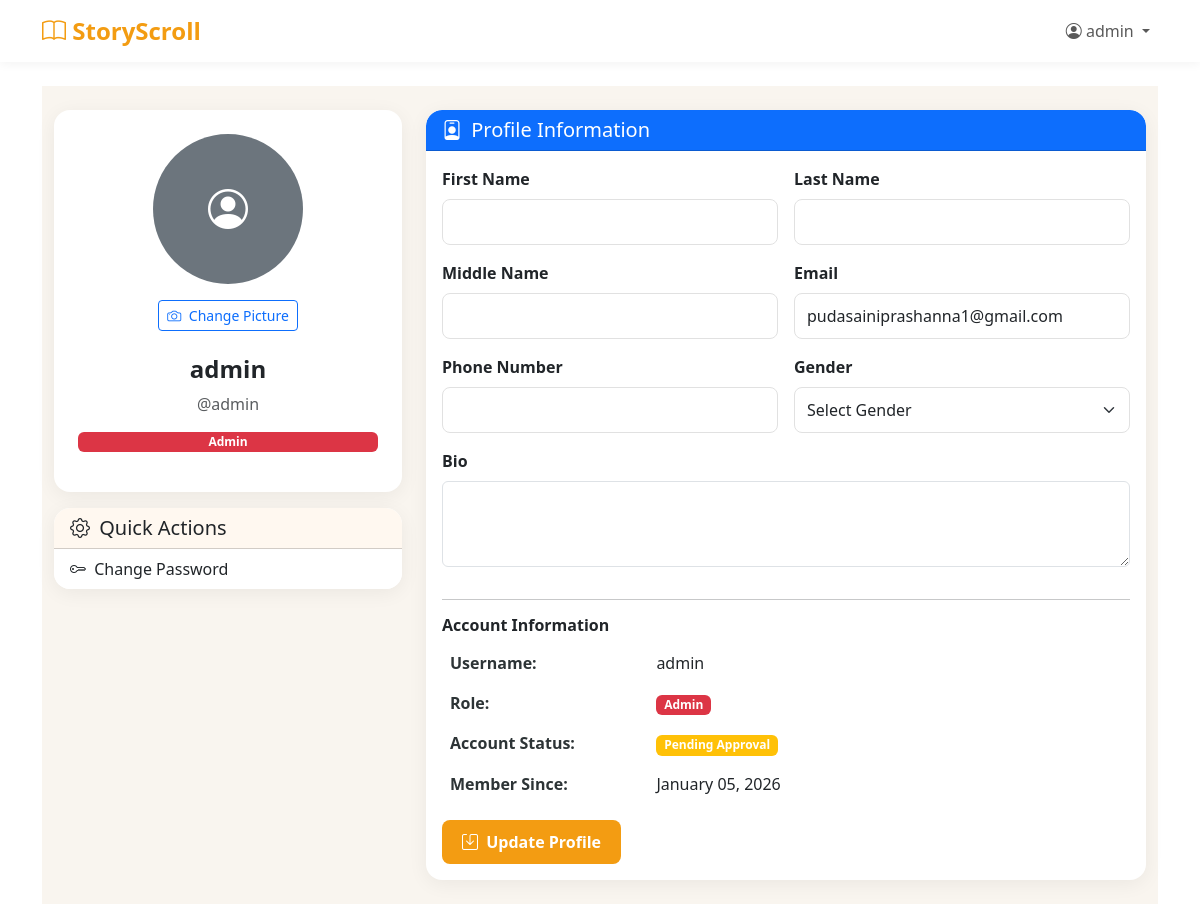
/profile/ (signed in), run on the app's committed database.
### blog/models.py (models this page shows, shortened)
class User(AbstractUser):
    ROLE_CHOICES = [
        ('Admin', 'Admin'),
        ('Writer', 'Writer'),
        ('Reader', 'Reader'),
    ]
    GENDER_CHOICES = [
        ('Male', 'Male'),
        ('Female', 'Female'),
        ('Other', 'Other'),
        ('Prefer not to say', 'Prefer not to say'),
    ]
    role = models.CharField(max_length=10, choices=ROLE_CHOICES, default='Reader')
    middle_name = models.CharField(max_length=150, blank=True, null=True)
    phone_number = models.CharField(max_length=20, blank=True, null=True)
    gender = models.CharField(max_length=20, choices=GENDER_CHOICES, blank=True, null=True)
    bio = models.TextField(blank=True, null=True)
    profile_pic = models.ImageField(
        upload_to='profile_pics/',
        blank=True,
        null=True,
        validators=[FileExtensionValidator(['jpg', 'jpeg', 'png', 'gif'])]
    )
    is_approved = models.BooleanField(default=False)
    writer_request = models.BooleanField(default=False)
    writer_request_message = models.TextField(blank=True, null=True)
    is_deleted = models.BooleanField(default=False)
    deleted_at = models.DateTimeField(blank=True, null=True)
    objects = UserManager()        # default (filtered)
    all_objects = BaseUserManager()  # unfiltered
    def get_full_name_with_middle(self):
        parts = [self.first_name, self.middle_name, self.last_name]
        return " ".join(filter(None, parts))

### blog/views.py (the view, shortened to what this page needs)
# urls.py: path('profile/', views.profile, name='profile'),
@login_required
def profile(request):
    user = request.user
    context = {
        'user': user,
    }
    return render(request, 'blog/profile.html', context)

### blog/models.py (called while the page is built)
    def get_queryset(self):
        return super().get_queryset().filter(is_deleted=False)

### blog/templates/blog/profile.html (shortened to what this page needs)
{% extends 'blog/base.html' %}
{% block content %}
<section class="profile-section py-4">
  <div class="container">
    <div class="row g-4">
      <div class="col-md-4">
        <div class="card soft-card border-0 text-center p-4">
          <form method="POST" enctype="multipart/form-data" class="mb-3">
            {% if user.profile_pic %}
              <img src="{{ user.profile_pic.url }}" alt="Profile Picture"
                   class="img-thumbnail rounded-circle mb-3 profile-pic" id="profile-preview">
            {% else %}
              <div class="avatar-placeholder mb-3 mx-auto" id="profile-preview">
                <i class="bi bi-person-circle text-white fs-1"></i>
              </div>
            {% endif %}
            <div class="mb-2">
              <label for="profile_pic" class="btn btn-sm btn-outline-primary">
                <i class="bi bi-camera me-1"></i> Change Picture
              </label>
            </div>
          </form>
          <h4 class="fw-bold">{{ user.get_full_name_with_middle|default:user.username }}</h4>
          <p class="text-muted">@{{ user.username }}</p>
          <span class="badge role-badge bg-{% if user.role == 'Admin' %}danger{% elif user.role == 'Writer' %}warning{% else %}info{% endif %} mb-3">
            {{ user.role }}
          </span>
        </div>
        <div class="card soft-card mt-3 border-0">
          <div class="card-header bg-amber-light rounded-top-4">
            <h5 class="mb-0"><i class="bi bi-gear me-1"></i> Quick Actions</h5>
          </div>
          <div class="list-group list-group-flush">
            <a href="{% url 'change_password' %}" class="list-group-item list-group-item-action">
              <i class="bi bi-key me-1"></i> Change Password
            </a>
          </div>
        </div>
      </div>
      <div class="col-md-8">
        <div class="card soft-card border-0">
          <div class="card-header bg-primary text-white rounded-top-4">
            <h3 class="h5 mb-0"><i class="bi bi-person-badge me-1"></i> Profile Information</h3>
          </div>
          <div class="card-body">
            <form method="POST" enctype="multipart/form-data">
              <div class="row g-3">
                <div class="col-md-6">
                  <label class="form-label fw-semibold">First Name</label>
                  <input type="text" name="first_name" class="form-control" value="{{ user.first_name }}">
                </div>
                <div class="col-md-6">
                  <label class="form-label fw-semibold">Last Name</label>
                  <input type="text" name="last_name" class="form-control" value="{{ user.last_name }}">
                </div>
                <div class="col-md-6">
                  <label class="form-label fw-semibold">Middle Name</label>
                  <input type="text" name="middle_name" class="form-control" value="{{ user.middle_name|default:'' }}">
                </div>
                <div class="col-md-6">
                  <label class="form-label fw-semibold">Email</label>
                  <input type="email" name="email" class="form-control" value="{{ user.email }}">
                </div>
                <div class="col-md-6">
                  <label class="form-label fw-semibold">Phone Number</label>
                  <input type="text" name="phone_number" class="form-control" value="{{ user.phone_number|default:'' }}">
                </div>
                <div class="col-md-6">
                  <label class="form-label fw-semibold">Gender</label>
                  <select name="gender" class="form-select">
                    <option value="">Select Gender</option>
                  </select>
                </div>
                <div class="col-12">
                  <label class="form-label fw-semibold">Bio</label>
                  <textarea name="bio" class="form-control" rows="3">{{ user.bio|default:'' }}</textarea>
                </div>
                <div class="col-12">
                  <hr>
                  <h6 class="fw-semibold">Account Information</h6>
                  <table class="table table-borderless mb-0">
                    <tr><th width="30%">Username:</th><td>{{ user.username }}</td></tr>
                    <tr>
                      <th>Role:</th>
                      <td><span class="badge bg-{% if user.role == 'Admin' %}danger{% elif user.role == 'Writer' %}warning{% else %}info{% endif %}">{{ user.role }}</span></td>
                    </tr>
                    <tr>
                      <th>Account Status:</th>
                      <td>
                        {% if user.is_approved %}
                          <span class="badge bg-success">Approved</span>
                        {% else %}
                          <span class="badge bg-warning">Pending Approval</span>
                        {% endif %}
                      </td>
                    </tr>
                    <tr><th>Member Since:</th><td>{{ user.date_joined|date:"F d, Y" }}</td></tr>
                  </table>
                </div>
                <div class="col-12">
                  <button type="submit" class="btn btn-primary">
                    <i class="bi bi-save me-1"></i> Update Profile
                  </button>
                </div>
              </div>
            </form>
          </div>
        </div>
      </div>
    </div>
  </div>
</section>
{% endblock %}

### blog/templates/blog/base.html (shortened to what this page needs)
<!DOCTYPE html>
<html lang="en">
<head>
    <link href="https://cdn.jsdelivr.net/npm/bootstrap@5.3.0/dist/css/bootstrap.min.css" rel="stylesheet">
    <link rel="stylesheet" href="https://cdn.jsdelivr.net/npm/bootstrap-icons@1.11.0/font/bootstrap-icons.css">
</head>
<body>
    {% if user.is_authenticated %}
    <nav class="navbar navbar-expand-lg navbar-light mb-4">
        <div class="container">
            <a class="navbar-brand" href="{% url 'home' %}">
                <i class="bi bi-book"></i> StoryScroll
            </a>
            <div class="collapse navbar-collapse" id="navbarNav">
                <ul class="navbar-nav ms-auto">
                    <li class="nav-item dropdown">
                        <a class="nav-link dropdown-toggle" href="#" id="navbarDropdown" role="button" data-bs-toggle="dropdown">
                            <i class="bi bi-person-circle"></i> {{ user.username }}
                        </a>
                    </li>
                </ul>
            </div>
        </div>
    </nav>
    {% endif %}
    <div class="container">
        {% block content %}{% endblock %}
    </div>
</body>
</html>

### blog/templates/blog/base.html (style rules this page uses)
:root { --primary-color: #f39c12; --secondary-color: #e67e22; -color: #f9f5ef; --text-dark: #2d3436; --text-light: #636e72; --card-radius: 1rem; }
body { font-family: 'Segoe UI', Tahoma, Geneva, Verdana, sans-serif; background: var(--bg-color); min-height: 100vh; color: var(--text-dark); }
.navbar { background: #fff !important; box-shadow: 0 2px 10px rgba(0,0,0,0.05); }
.navbar-brand { font-weight: 700; color: var(--primary-color) !important; font-size: 1.5rem; }
.card { border: none; border-radius: var(--card-radius); box-shadow: 0 4px 20px rgba(0,0,0,0.08); }
.btn-primary, .btn-orange { background: var(--primary-color); border: none; border-radius: 8px; padding: 10px 20px; font-weight: 600; color: #fff; }
a { color: var(--primary-color); text-decoration: none; }
input.form-control, select.form-select { border-radius: 0.5rem; border: 1px solid #e1e1e1; padding: 0.625rem 0.75rem; }

### blog/templates/blog/profile.html (style rules this page uses)
.profile-section { background: #f9f5ef; }
.soft-card { border-radius: 1rem; box-shadow: 0 4px 20px rgba(0,0,0,0.06); overflow: hidden; }
.rounded-top-4 { border-top-left-radius: 1rem !important; border-top-right-radius: 1rem !important; }
.bg-amber-light { background: #fff8f0; }
.avatar-placeholder { width: 150px; height: 150px; background: #6c757d; border-radius: 50%; display: flex; align-items: center; justify-content: center; }
.table th { font-weight: 600; color: #2d3436; }
.avatar-placeholder { margin: 0 auto; }

### data on the page
User: username "admin", get_full_name_with_middle "admin", role "Admin", email "pudasainiprashanna1@gmail.com", date_joined "January 05, 2026"
